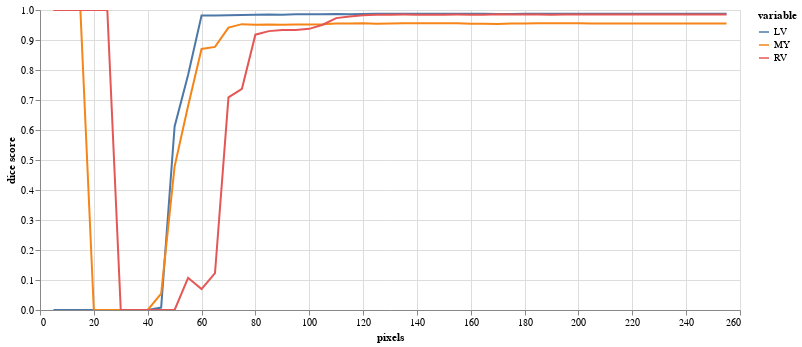

Notebook code cell kept with this figure:
### Code cell
(alt
 .Chart(results.melt(id_vars=['pixels'],value_vars=['LV','MY','RV'],value_name='dice score'))
 .mark_line()
 .encode(
     x="pixels",
     y="dice score",
     color="variable",
     tooltip="dice score"
 )
 .properties(width=700,height=300)
 .interactive()
)

### Figure 1 — Vega-Lite specification as saved in the notebook (floating-point values rounded to 4 significant figures; data arrays with more than 128 entries replaced by an {"elided": "..."} marker saying what was removed)
{"config": {"view": {"continuousWidth": 400, "continuousHeight": 300}}, "data": {"name": "data-3d585cf546ca6d29c0d2990dd8d33326"}, "mark": "line", "encoding": {"color": {"type": "nominal", "field": "variable"}, "tooltip": {"type": "quantitative", "field": "dice score"}, "x": {"type": "quantitative", "field": "pixels"}, "y": {"type": "quantitative", "field": "dice score"}}, "height": 300, "selection": {"selector003": {"type": "interval", "bind": "scales", "encodings": ["x", "y"]}}, "width": 700, "$schema": "https://vega.github.io/schema/vega-lite/v4.8.1.json", "datasets": {"data-3d585cf546ca6d29c0d2990dd8d33326": {"elided": "153 records"}}}
